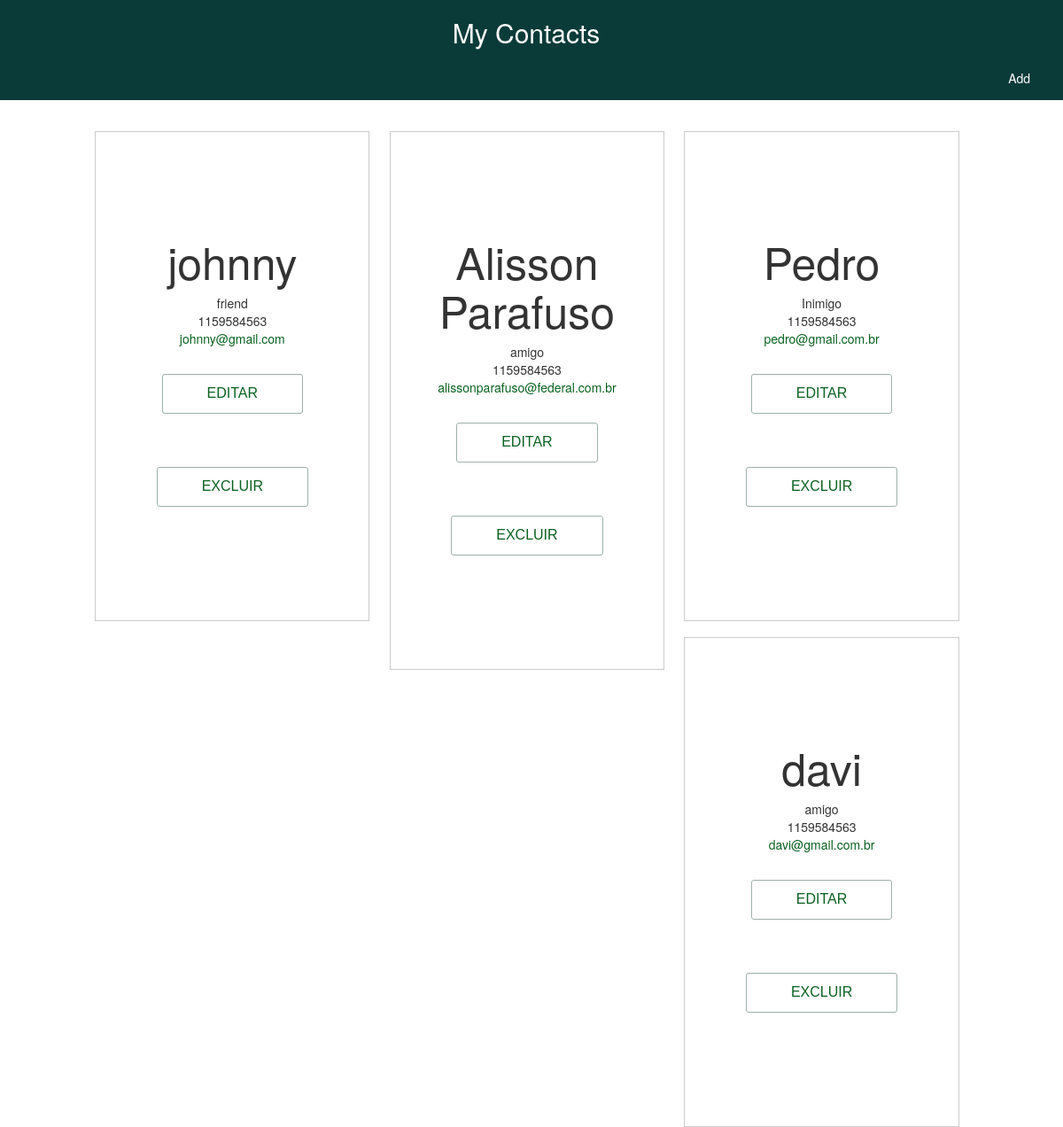
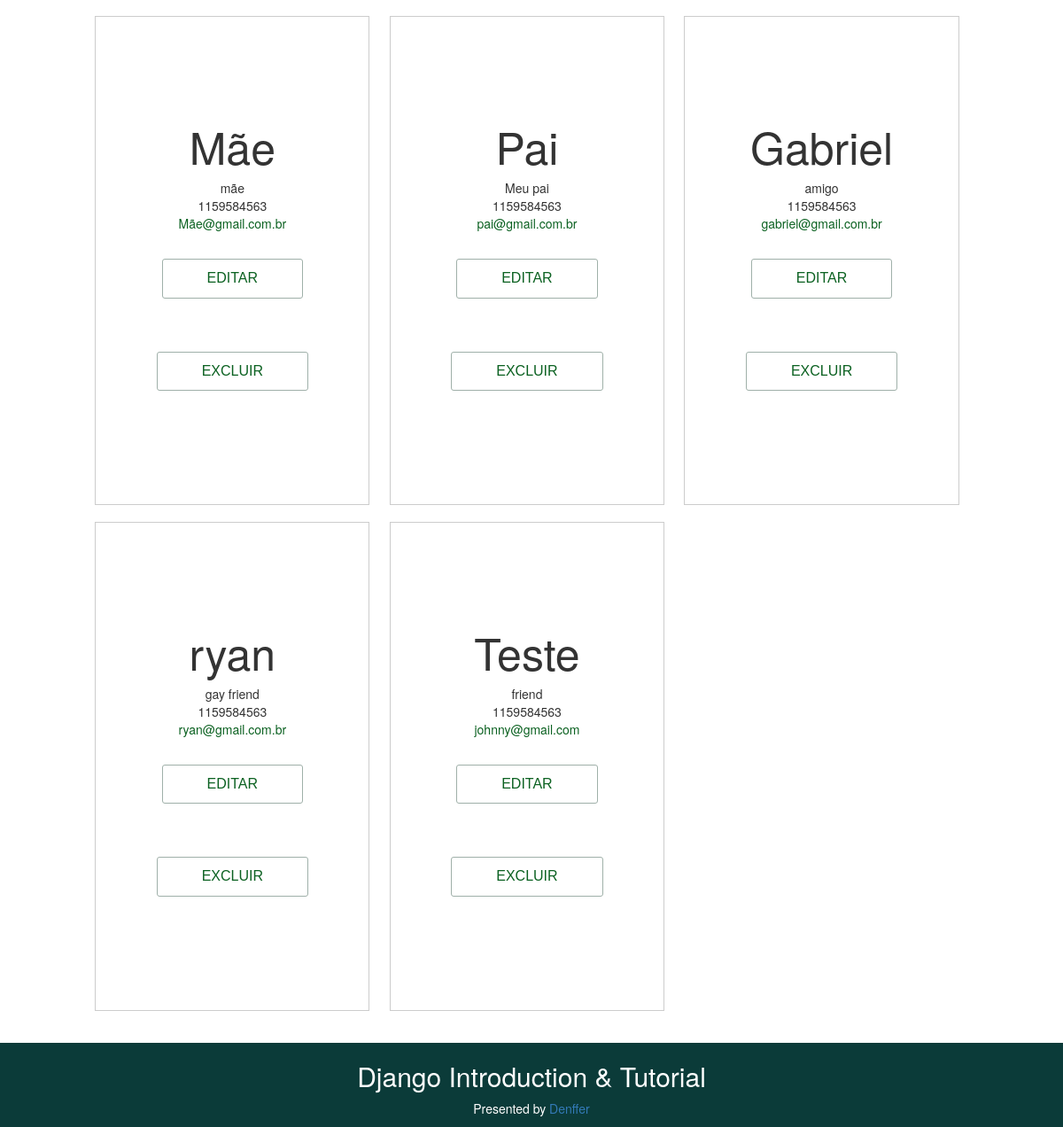
Before: / with the older database file (2 pictures, top to bottom).
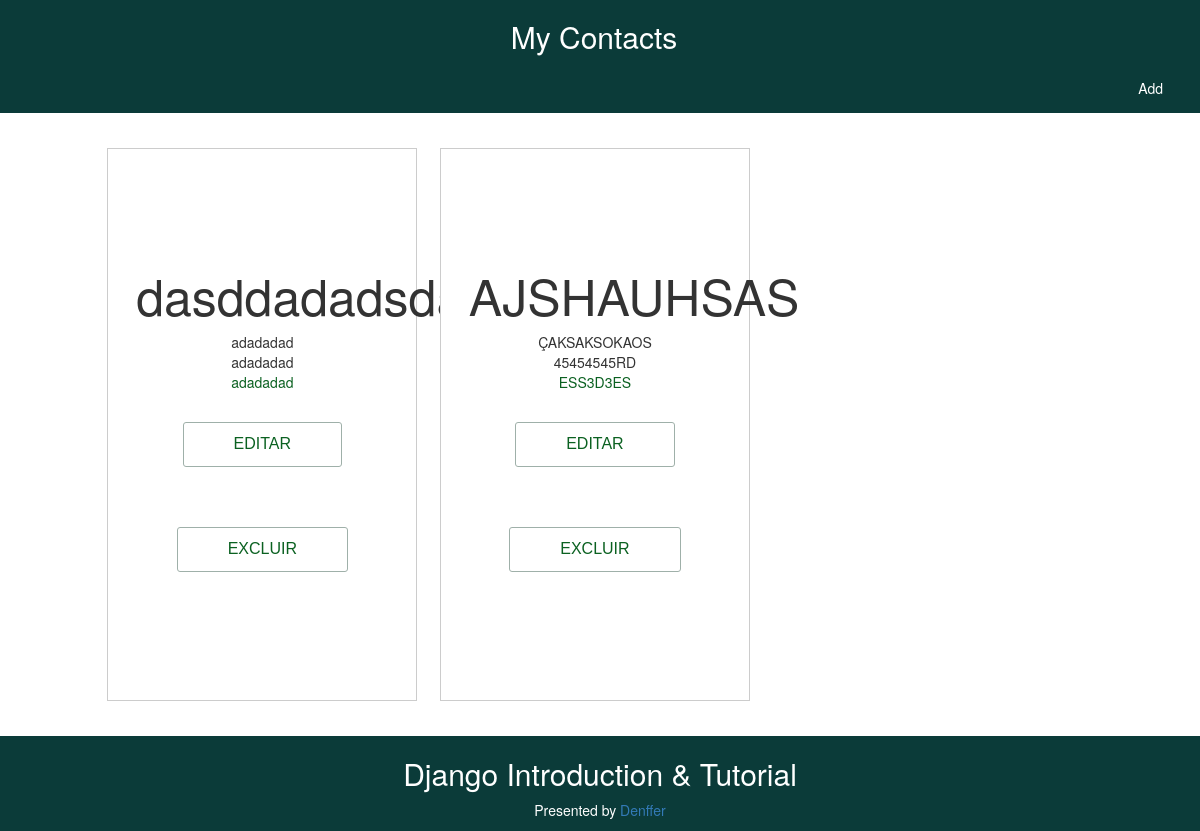
After: the same page with the newer database file.
### mycontacts/models.py (models this page shows)
class Contact(models.Model):
    name = models.CharField(max_length=200)
    relation = models.CharField(max_length=200)
    phone = models.CharField(max_length=200)
    email = models.CharField(max_length=200)

### mycontacts/views.py (the view)
# urls.py: path('', views.show, name="home"),
def show(request):
    contact_list = Contact.objects.all()
    return render(request, 'mycontacts/show.html',{'contacts': contact_list})

### mycontacts/templates/mycontacts/show.html
{% extends 'mycontacts/background.html' %}
{% load static %}
{% block content %}
<div class="container-show">
    <ul class="grid" style="list-style-type: none">
    {% for contact in contacts %}
    <li>
        <div>
            <h2 class="name">{{ contact.name }}</h2>
            <div class="relation">{{ contact.relation }}</div>
            <div class="phone">{{ contact.phone }}</div>
            <div class="email"><a href='{{ contact.email }}'>{{ contact.email }}</a> </div>
            <button type="button" class ="btn"><a href="editar/{{contact.id}}">Editar</a></button>
            <button type="button" class ="btn"><a href="{% url 'delete' contact.id %}">Excluir</a></button>
        </div>
    </li>
    {%  endfor %}
    </ul>
</div>
{% endblock content %}

### mycontacts/templates/mycontacts/background.html (shortened to what this page needs)
{% load static %}
<!DOCTYPE HTML>
<html lang="en-US">
<head>
    <link rel="stylesheet" href="https://maxcdn.bootstrapcdn.com/bootstrap/3.3.5/css/bootstrap.min.css">
    <link rel="stylesheet" href="https://maxcdn.bootstrapcdn.com/bootstrap/3.3.5/css/bootstrap-theme.min.css">
    <link rel="stylesheet" href="{% static 'css/show.css' %}">
    <link rel="stylesheet" href="{% static 'css/add.css' %}">
</head>
<body>
    <div class="header">
        <h2><a href="/">My Contacts</a></h2>
        <div class="pull-right">
		    <a href="/add">Add</a>
		</div>
    </div>
    <div class="body">
            {% block content %}
    </div>
    <div class="footer">
        <h2>Django Introduction & Tutorial</h2>
        <p>Presented by <a href="https://www.facebook.com/denffer18">Denffer</a></p>
    </div>
</body>
</html>

### mycontacts/static/css/show.css (style rules this page uses)
html { height: 100%; }
.name { font-size: 50px; }
.email { color: #0B6121; }
.grid { overflow: hidden; padding: 2em 2em; max-width: 76em; margin: 0 auto; }
.grid li { padding: 0 0.8em 1.3em ; }
.grid li > div { border-bottom: 1.8px solid #cccccc; border-right: 1.4px solid #cccccc; border-left: 0.7px solid #cccccc; border-top: 0.6px solid #cccccc; background: #ffffff; padding: 7em 2em; text-align: center; }
.grid li a { color: #0B6121; }
@media all and (min-width: 27em) { .grid li { width: 100%; float: left; } }
@media all and (min-width: 40em) { .grid li { width: 50%; } }
@media all and (min-width: 60em) { .grid li { width: 33%; } }
.container-show { padding-top: 10%; padding-bottom: 7%; }
body { position: relative; margin: 0; min-height: 100%; }
.footer { color:white; text-align: center; padding: 0.5px; width: 100%; height: 95px; background-color: #0b3B39; position: absolute; right: 0; bottom: 0; left: 0; }
.header { color:white; background-color: #0B3B39; width: 100%; position:fixed; text-align: center; transition: top .2s ease-in; }
.header a { text-decoration:none; display:block; color:white; background: url(image url) center center no-repeat; margin-right: 12px; padding: 15px 25px; }
.header h2 a { text-decoration:none; color:white; padding: 0px 0px; }

### mycontacts/static/css/add.css (style rules this page uses)
.btn { background: 0 0 #ffffff; border: 1px solid #9FB0A9; border-radius: 3px; color: #9FB0A9; font-family: "Raleway", sans-serif; font-size: 16px; line-height: inherit; margin: 30px 0; padding: 10px 50px; text-transform: uppercase; transition: all 0.25s ease 0s; }

Changed rows visible on the page:
removed Contact: name "johnny", relation "friend", phone "1159584563", email "johnny@gmail.com"
removed Contact: name "Alisson Parafuso", relation "amigo", phone "1159584563", email "alissonparafuso@federal.com.br"
removed Contact: name "Pedro", relation "Inimigo", phone "1159584563", email "pedro@gmail.com.br"
removed Contact: name "davi", relation "amigo", phone "1159584563", email "davi@gmail.com.br"
removed Contact: name "Mãe", relation "mãe", phone "1159584563", email "Mãe@gmail.com.br"
removed Contact: name "Pai", relation "Meu pai", phone "1159584563", email "pai@gmail.com.br"
removed Contact: name "Gabriel", relation "amigo", phone "1159584563", email "gabriel@gmail.com.br"
removed Contact: name "ryan", relation "gay friend", phone "1159584563", email "ryan@gmail.com.br"
removed Contact: name "Teste", relation "friend", phone "1159584563", email "johnny@gmail.com"
added Contact: name "dasddadadsda", relation "adadadad", phone "adadadad", email "adadadad"
added Contact: name "AJSHAUHSAS", relation "ÇAKSAKSOKAOS", phone "45454545RD", email "ESS3D3ES"
